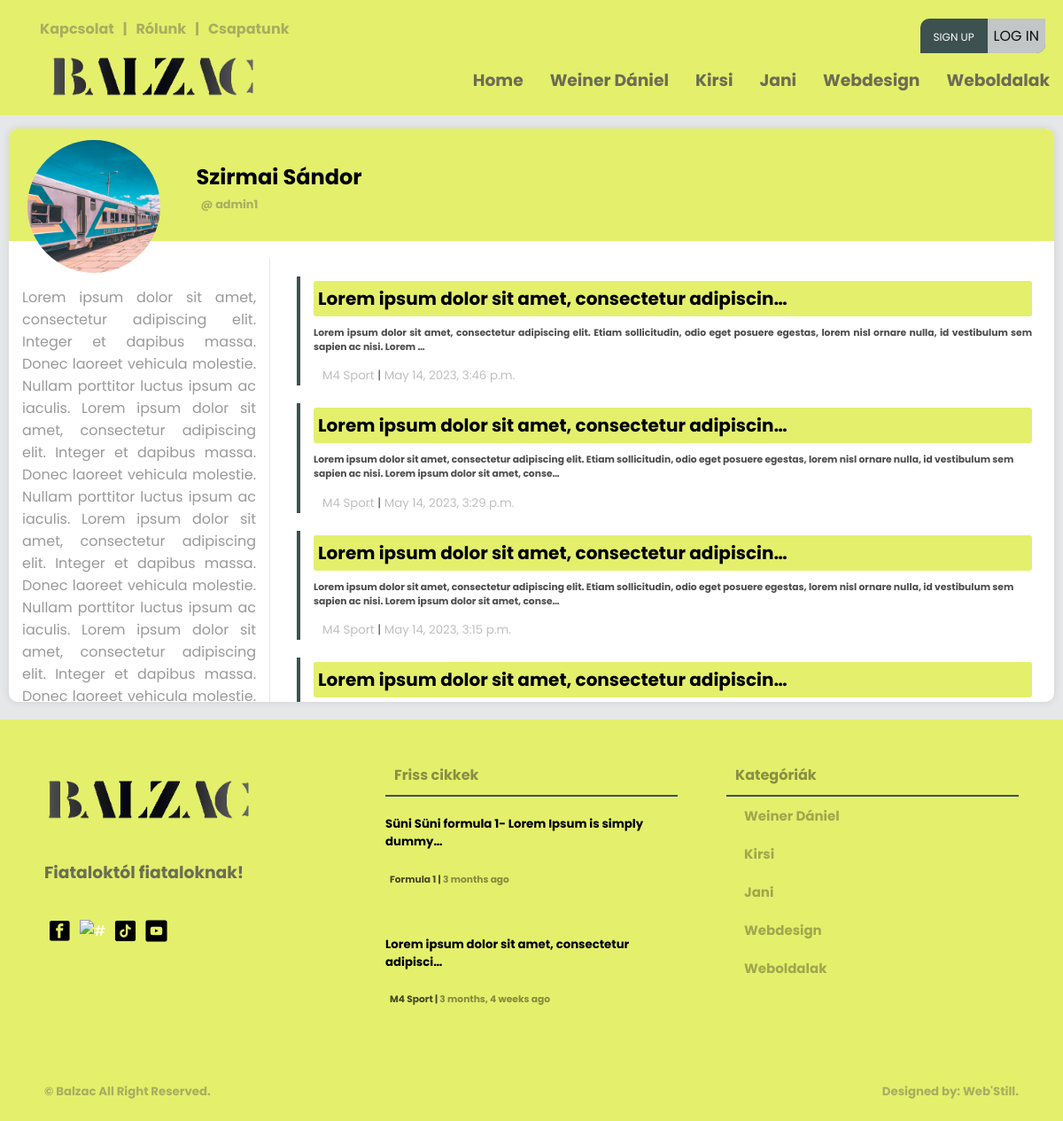
Screenshot of /auth/profil/admin1/ with the database file from the repository.
### creationboard/models.py (models this page shows, shortened)
class Category(models.Model):
    user = models.ForeignKey(User, null=True, on_delete=models.CASCADE)
    name = models.CharField(max_length=200)
    class Meta:
        ordering = ['-id']

class Article(models.Model):
    user = models.ForeignKey(User, on_delete=models.CASCADE)
    title = models.CharField(max_length=200)
    created = models.DateTimeField(auto_now_add=True, null=True)
    updated = models.DateTimeField(auto_now=True, null=True)
    articletype = models.CharField(null=False, blank=False, max_length=100)
    body = RichTextUploadingField(max_length=1000000) #ez itt lehetne RichTextUploadingField is
    indeximg = models.ImageField(upload_to="images/", default="images/home9.jpg")
    category = models.CharField(max_length=100, null=False, blank=False)
    status = models.CharField(max_length=10, choices=STATUS_CHOICES, default='pending')
    class Meta:
        ordering = ['-created']

### loginsystem/models.py (models this page shows, shortened)
class Profile(models.Model):
    user = models.OneToOneField(User, on_delete=models.CASCADE)
    img = models.ImageField(upload_to="images/", default="images/home8.jpg")
    bio = models.CharField(null=True, max_length=1000000, default='Bio:')
    name = models.CharField(null=True, max_length=300)
    phone = models.CharField(max_length=15, blank=True, null=True)

### loginsystem/views.py (the view)
# urls.py: path('profil/<str:pk>/', views.profilePage, name='profile-page'),
def profilePage(request, pk):
    footarticle = models.Article.objects.all()[0:2]
    navcategory = models.Category.objects.all()[0:5]
    user = User.objects.get(username=pk)
    articles = user.articleuser_set.filter(status='approved').order_by('-created')
    teamArticles = user.article_set.filter(status='approved').order_by('-created')
    context = {'teamarticles': teamArticles,'user': user, 'articles': articles, 'category2': navcategory, 'article4': footarticle}
    return render(request, 'log/profile-page.html', context)

### templates/log/profile-page.html (shortened to what this page needs)
{% load static %}
<!DOCTYPE html>
<html lang="hu">
<head>
	<link rel="stylesheet" type="text/css" href="{% static 'main/style.css' %}">
</head>
<body>
	{% include 'main/navbar.html' %}
	<main>
		<div class="wrapper">
			<div class="row">
				<div class="card-04 profile pd-0">
					<section class="profile-design-card flex-col">
						<div class="header-of-card">
							<div class="img-profile-format">
								<img src="{{ user.profile.img.url }}">
							</div>
							<div class="flex-row mt-3">
								<div class="profile-header-sec-1"></div>
								<div class="flex-row profile-header-sec-2">
									<div class="align-center">
										<h2 class="mb-0 mt-0">{{ user.profile.name }}</h2>
										<h4 class="m-0 mb-2">@ {{ user.username }}</h4>
									</div>
								</div>
							</div>
						</div>
						<div class="aassdd hidden-under-550">
						</div>
						<div class="main-section">
							<div class="nav-profile">
								<p>{{ user.profile.bio }}<p>
							</div>
							<div class="main-section-profile-articles">
								{% if teamarticles %}
								{% for article in teamarticles %}
								<a href="{% url 'article' article.id %}">
								<div class="article-with-pic-1">
									<div class="article-pic">
										<a href="{% url 'article' article.id %}">
										</a>
									</div>
									<div class="pic-with-articles">
										<a href="{% url 'article' article.id %}">
											<h5><a href="{% url 'article' article.id %}" style="color: black">{{ article.title|truncatechars:50 }}</a></h5>
											<h6><a href="{% url 'article' article.id %}" style="color: black">{{ article.body|truncatechars:200|safe }}</a></h6>
										</a>
										<small><span><a href="{% url 'article-page' article.category %}">{{ article.category }}</a></span>  |  <span><a href="">{{ article.created}}</a></span></small>
									</div>
								</div>
								</a>
								{% endfor %}
							{% endif %}
							</div>
						</div>
					</section>
				</div>
			</div>
		</div>
	</main>
		{% include 'main/footer.html' %}
</body>
</html>

### templates/main/navbar.html (shortened to what this page needs)
{% load static %}
<div class="screen-big">
<nav>
    <div class="nav-one nav-flex">
        <div class="left flex">
            <ul class="top-header mt-0">
                <li><a href="{% url 'contact-us' %}"><h4>Kapcsolat</h4></a></li>
                <li><h4>|</h4></li>
                <li><a href="{% url 'about-us' %}"><h4>Rólunk</h4></a></li>
                <li><h4>|</h4></li>
                <li><a href="{% url 'team-index' %}"><h4>Csapatunk</h4></a></li>
            </ul>
        </div>
        <div class="right flex">
                <ul class="top-header">
                    {% if request.user.is_authenticated %}
                    <li>
                        <div class="header-profile-pic">
                            <div class="pic">
                                <span class="material-symbols-outlined">account_circle</span>
                            </div>
                            <div class="header-profile-info">
                                <h4><a href="{% url 'profile-page' request.user.username %}">@{{ request.user }}</a></h4>
                                <h6><a href=""><span class="material-symbols-outlined">mail_lock</span>{{ request.user.email }}</a></h6>
                            </div>
                        </div>
                    </li>
                    <!--<li><h4><a href="{% url 'profile-page' request.user.username %}">Hello, @{{ request.user }}</a></h4></li>
                    <li><h4>|</h4></li>
                    <li><h4><a href="{% url 'logout' %}"><span class="material-symbols-outlined">logout</span>Kijelentkezés</a></h4></li>-->
                    {% else %}
                    <ul class="foot-icon-margin pd-0">
                        <li class="signup-or-login"><a href="{% url 'register' %}" class="sign-up">Sign up</a><a href="{% url 'login' %}"><button class="login-btn">Log in</button></a></li>
                    </ul>
                    {% endif %}
                </ul>
        </div>
    </div>
    <div class="nav-two nav-flex">
        <div class="left flex">
            <ul>
                <a href="{% url 'index' %}"><li><img src="{% static 'main/pics/logo.png' %}" class="logo-img" alt="#" /></li>
            </ul>
        </div>
        <div class="right">
            <div class="social media">
                <ul>
                    <li><a href="{% url 'index' %}"><h3>Home</h3></a></li>
                    {% for category in category2 %}
                        <li><a href="{% url 'article-page' category.name %}"><h3>{{ category.name }}</h3></a></li>
                    {% endfor %}
                </ul>
            </div>
        </div>
    </div>
</nav>
</div>

### templates/main/footer.html
{% load static %}
<footer>
    <div class="footer">
        <div class="footer-cols footer-firts">
            <div class="col-01">
                <ul class="pd-0">
                    <a href="{% url 'index' %}"><li><img src="{% static 'main/pics/logo.png' %}" class="logo-img" alt="#" /></li>
                </ul>
                <h3>Fiataloktól fiataloknak!</h3>
                <ul class="foot-icon-margin pd-0">
                    <a href="https://www.facebook.com/profile.php?id=100090612766620" target="blank"><li><img src="{% static 'main/pics/facebook.png' %}" class="icon-img" alt="#" target="blank" /></a></li>
                    <a href="https://www.instagram.com/balzacponthu/" target="blank"><li><img src="{% static 'main/pics/instagram.png' %}" class="icon-img" alt="#" /></li></a>
                    <a href="https://www.tiktok.com/@balzac.ujsag" target="blank"><li><img src="{% static 'main/pics/tiktok.png' %}" class="icon-img" alt="#" /></li></a>
                    <a href="https://www.youtube.com/@balzacujsag" target="blank"><li><img src="{% static 'main/pics/youtube.png' %}" class="icon-img" alt="#" /></li></a>
                </ul>
            </div>
            <div class="col-02">
                <div class="box-title">
                    <h4 class="txt-black">Friss cikkek<h4>
                </div>
                {% for article in article4 %}
                <ul class="pd-0">
                    <li><a href="{% url 'article' article.id %}" class="footer-article-text">
                        <h5 class="mt-1 mb-1">{{ article.title|truncatechars:49 }}</h5>
                        <h6 class="m-0">{{ article.body|truncatechars:30|safe }}</h6>
                        <small class="black"><span><a href="{% url 'article-page' article.category %}" class="black">{{ article.category }} </a></span>  |  <span><a class="black"> {{ article.created|timesince }} ago</a></span></small>
                    </a></li>
                </ul>
                {% endfor %}
            </div>
            <div class="col-03">
                <div class="box-title">
                    <h4 class="txt-black">Kategóriák<h4>
                </div>
                <div class="box-categories">
                    <ul>
                        {% for category in category2 %}
                        <li><a href="{% url 'article-page' category.name %}" class="txt-black">{{ category.name }}</a></li>
                        {% endfor %}
                    </ul>
                </div>
            </div>
        </div>
        <div class="footer-second">
            <div>
                <h5><a href="#"> &copy; Balzac</a> All Right Reserved.<h5>
            </div>
            <div>
                <h5><a href="">Designed by: Web'Still.</a><h5>
            </div>
        </div>
    </div>
</footer>

### rows the page displays
Category: name "Weiner Dániel"
Category: name "Kirsi"
Category: name "Jani"
Category: name "Webdesign"
Category: name "Weboldalak"
Article: title "Lorem ipsum dolor sit amet, consectetur adipiscin…", body "Lorem ipsum dolor sit amet, consectetur adipiscing elit. Etiam sollicitudin, odio eget posuere egestas, lorem nisl ornare nulla, id vestibulum sem sapien ac nisi. Lorem …", category "M4 Sport", created "May 14, 2023, 3:46 p.m.", title "Lorem ipsum dolor sit amet, consectetur adipisci…", created "3 months, 4 weeks"
Article: title "Lorem ipsum dolor sit amet, consectetur adipiscin…", body "Lorem ipsum dolor sit amet, consectetur adipiscing elit. Etiam sollicitudin, odio eget posuere egestas, lorem nisl ornare nulla, id vestibulum sem sapien ac nisi. Lorem ipsum dolor sit amet, conse…", category "M4 Sport", created "May 14, 2023, 3:29 p.m."
Article: title "Lorem ipsum dolor sit amet, consectetur adipiscin…", body "Lorem ipsum dolor sit amet, consectetur adipiscing elit. Etiam sollicitudin, odio eget posuere egestas, lorem nisl ornare nulla, id vestibulum sem sapien ac nisi. Lorem ipsum dolor sit amet, conse…", category "M4 Sport", created "May 14, 2023, 3:15 p.m."
Article: title "Lorem ipsum dolor sit amet, consectetur adipiscin…"
Article: title "Süni Süni formula 1- Lorem Ipsum is simply dummy…", category "Formula 1", created "3 months"

### other values shown
{{ user.profile.name }} "Szirmai Sándor"
{{ user.username }} "admin1"
